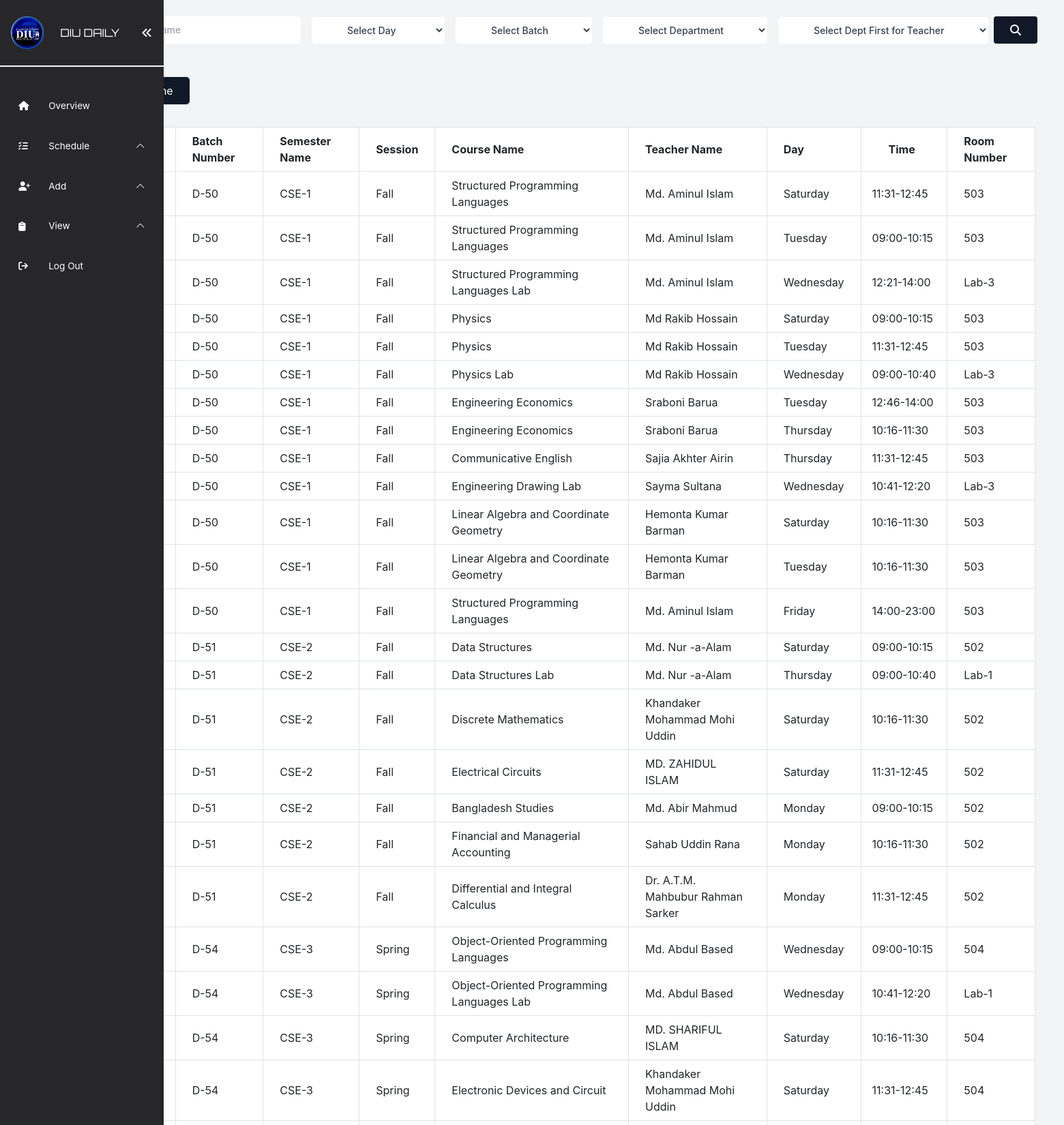
Page /src/admin/routine/show/view.php (upper part) on the committed database.
### tables this page shows
CREATE TABLE `routine` (
  `routine_id` int(11) NOT NULL,
  `course_id` int(11) DEFAULT NULL,
  `day` varchar(20) DEFAULT NULL,
  `start_time` time DEFAULT NULL,
  `room_id` int(11) DEFAULT NULL,
  `teacher_id` int(11) DEFAULT NULL,
  `batch` varchar(50) DEFAULT NULL,
  `semester` varchar(50) DEFAULT NULL,
  `end_time` time DEFAULT NULL,
  `session` varchar(10) NOT NULL
);

CREATE TABLE `batch` (
  `batch_id` int(11) NOT NULL,
  `batch_number` varchar(10) NOT NULL,
  `department_id` int(11) NOT NULL,
  `batch_shift` enum('day','evening') NOT NULL
);

CREATE TABLE `semester` (
  `semester_id` int(11) NOT NULL,
  `semester_name` varchar(50) NOT NULL,
  `department_id` int(11) DEFAULT NULL
);

CREATE TABLE `course` (
  `course_id` int(11) NOT NULL,
  `course_name` varchar(100) NOT NULL,
  `semester_id` int(11) DEFAULT NULL,
  `course_type` varchar(10) NOT NULL,
  `credits` float NOT NULL,
  `course_code` varchar(100) NOT NULL,
  `department_id` int(11) DEFAULT NULL
);

CREATE TABLE `teachers` (
  `teacher_id` int(11) NOT NULL,
  `name` varchar(100) NOT NULL,
  `mobile` varchar(20) NOT NULL,
  `department_id` int(11) NOT NULL,
  `position` varchar(50) NOT NULL,
  `mail` varchar(100) NOT NULL,
  `picture` varchar(255) DEFAULT NULL,
  `password` varchar(255) NOT NULL,
  `token` varchar(255) DEFAULT NULL,
  `expiry` varchar(255) DEFAULT NULL
);

CREATE TABLE `room` (
  `room_id` int(11) NOT NULL,
  `room_number` varchar(50) NOT NULL,
  `room_type` varchar(10) DEFAULT NULL
);

### src/admin/routine/show/view.php (the view, shortened to what this page needs)
<?php
include("../../../../database/config.php");
include("../../../include/adminNavbar.php");
?>
<div class="flex flex-col min-h-screen w-full">
  <div class="flex justify-between my-4">
    <form method="POST" action="" class="flex items-center space-x-4">
      <div class="flex items-center space-x-4">
        <input type="text" id="course_name" name="course_name"
          class="text-gray-700 bg-white hover:bg-gray-100 focus:ring-4 focus:outline-none focus:ring-gray-300 font-medium rounded-lg text-sm px-5 py-2.5"
          placeholder="Course Name">
      </div>
      <div class="flex items-center space-x-4">
        <select id="day" name="day"
          class="text-gray-700 bg-white hover:bg-gray-100 focus:ring-4 focus:outline-none focus:ring-gray-300 font-medium rounded-lg text-sm px-5 py-2.5">
          <option value="">Select Day</option>
        </select>
      </div>
      <div class="flex items-center space-x-4">
        <select id="batch" name="batch"
          class="text-gray-700 bg-white hover:bg-gray-100 focus:ring-4 focus:outline-none focus:ring-gray-300 font-medium rounded-lg text-sm px-5 py-2.5">
          <option value="">Select Batch</option>
        </select>
      </div>
      <div class="flex items-center space-x-4">
        <select id="department_id" name="department_id"
          class="text-gray-700 bg-white hover:bg-gray-100 focus:ring-4 focus:outline-none focus:ring-gray-300 font-medium rounded-lg text-sm px-5 py-2.5">
          <option value="">Select Department</option>
        </select>
      </div>
      <div class="flex items-center space-x-4" id="teacherDropdown">
        <select id="teacher_id" name="teacher_id"
          class="text-gray-700 bg-white hover:bg-gray-100 focus:ring-4 focus:outline-none focus:ring-gray-300 font-medium rounded-lg text-sm px-5 py-2.5">
          <option value="">Select Dept First</option>
        </select>
      </div>
      <button type="submit" value="Search" class="ml-2 bg-gray-900 hover:bg-gray-600 text-white py-2 px-4 rounded"><i
          class="fa fa-search" aria-hidden="true"></i></button>
    </form>
  </div>
  <div class="flex flex-col min-h-screen w-full">
    <div class="flex justify-between mt-4">
      <div>
        <p class="border border-black flex">
          <a href="select.php"
            class="inline-block px-4 py-2 bg-gray-900 text-white rounded-lg hover:bg-gray-600 hover:no-underline">
          </a>
        </p>
      </div>
    </div>
    <div class="container mx-auto py-8">
      <table class="table-auto w-full bg-white">
        <thead>
          <tr>
            <th class="px-4 py-2 border">Routine ID</th>
            <th class="px-4 py-2 border">Batch Number</th>
            <th class="px-4 py-2 border">Semester Name</th>
            <th class="px-4 py-2 border">Session</th>
            <th class="px-4 py-2 border">Course Name</th>
            <th class="px-4 py-2 border">Teacher Name</th>
            <th class="px-4 py-2 border">Day</th>
            <th class="px-10 py-2 border">Time</th>
            <th class="px-4 py-2 border">Room Number</th>
          </tr>
        </thead>
        <tbody>
          <?php
$where = "";
        $sql = "SELECT r.`routine_id`, c.`course_name`, r.`day`, r.`start_time`,
        ro.`room_number`, t.`name` AS 'name', ba.`batch_number`,
        se.`semester_name`, r.`end_time`, r.`session`,
        tea.`mobile`, tea.`department_id`, tea.`position`, tea.`mail`, tea.`picture`
        FROM `routine` r
        JOIN `course` c ON r.`course_id` = c.`course_id`
        JOIN `teachers` t ON r.`teacher_id` = t.`teacher_id`
        JOIN `room` ro ON r.`room_id` = ro.`room_id`
        JOIN `batch` ba ON r.`batch` = ba.`batch_id`
        JOIN `semester` se ON r.`semester` = se.`semester_id`
        JOIN `teachers` tea ON r.`teacher_id` = tea.`teacher_id`
        WHERE 1 $where";
        $result = $conn->query($sql);
        if ($result->num_rows > 0) {
            while ($row = $result->fetch_assoc()) {?>
          <tr>
            <td class="border px-4 py-2"><?php echo $row['routine_id'] ?> </td>
            <td class="border px-4 py-2"><?php echo $row['batch_number'] ?> </td>
            <td class="border px-4 py-2"><?php echo $row['semester_name'] ?> </td>
            <td class="border px-4 py-2"><?php echo $row['session'] ?> </td>
            <td class="border px-4 py-2"><?php echo $row['course_name'] ?> </td>
            <td class="border px-4 py-2"><?php echo $row['name'] ?> </td>
            <td class="border px-4 py-2"><?php echo $row['day'] ?> </td>
            <td class="border px-3 py-2">
              <?php
    $start_time = strtotime($row['start_time']);
    $end_time = strtotime($row['end_time']);
    $formatted_start_time = date('H:i', $start_time);
    $formatted_end_time = date('H:i', $end_time);
    echo $formatted_start_time . '-' . $formatted_end_time;
    ?>
            </td>
            <td class="border px-4 py-2"><?php echo $row['room_number'] ?> </td>
          </tr>
          <?php }
        } else {
            echo "<tr><td colspan='3' class='text-center'>No Routine found.</td></tr>";
        }
        ?>
        </tbody>
      </table>
    </div>
  </div>
</div>
</body>
</html>

### rows in the picture
routine: batch.batch_number "D-50", semester.semester_name "CSE-1", session "Fall", course.course_name "Structured Programming Languages", teacher.name "Md. Aminul Islam", day "Saturday", start_time "11:31", end_time "12:45", room.room_number "503"
routine: batch.batch_number "D-50", semester.semester_name "CSE-1", session "Fall", course.course_name "Structured Programming Languages", teacher.name "Md. Aminul Islam", day "Tuesday", start_time "09:00", end_time "10:15", room.room_number "503"
routine: batch.batch_number "D-50", semester.semester_name "CSE-1", session "Fall", course.course_name "Structured Programming Languages Lab", teacher.name "Md. Aminul Islam", day "Wednesday", start_time "12:21", end_time "14:00", room.room_number "Lab-3"
routine: batch.batch_number "D-50", semester.semester_name "CSE-1", session "Fall", course.course_name "Physics", teacher.name "Md Rakib Hossain", day "Saturday", start_time "09:00", end_time "10:15", room.room_number "503"
routine: batch.batch_number "D-50", semester.semester_name "CSE-1", session "Fall", course.course_name "Physics", teacher.name "Md Rakib Hossain", day "Tuesday", start_time "11:31", end_time "12:45", room.room_number "503"
routine: batch.batch_number "D-50", semester.semester_name "CSE-1", session "Fall", course.course_name "Physics Lab", teacher.name "Md Rakib Hossain", day "Wednesday", start_time "09:00", end_time "10:40", room.room_number "Lab-3"
routine: batch.batch_number "D-50", semester.semester_name "CSE-1", session "Fall", course.course_name "Engineering Economics", teacher.name "Sraboni Barua", day "Tuesday", start_time "12:46", end_time "14:00", room.room_number "503"
routine: batch.batch_number "D-50", semester.semester_name "CSE-1", session "Fall", course.course_name "Engineering Economics", teacher.name "Sraboni Barua", day "Thursday", start_time "10:16", end_time "11:30", room.room_number "503"
routine: batch.batch_number "D-50", semester.semester_name "CSE-1", session "Fall", course.course_name "Communicative English", teacher.name "Sajia Akhter Airin", day "Thursday", start_time "11:31", end_time "12:45", room.room_number "503"
routine: batch.batch_number "D-50", semester.semester_name "CSE-1", session "Fall", course.course_name "Engineering Drawing Lab", teacher.name "Sayma Sultana", day "Wednesday", start_time "10:41", end_time "12:20", room.room_number "Lab-3"
routine: batch.batch_number "D-50", semester.semester_name "CSE-1", session "Fall", course.course_name "Linear Algebra and Coordinate Geometry", teacher.name "Hemonta Kumar Barman", day "Saturday", start_time "10:16", end_time "11:30", room.room_number "503"
routine: batch.batch_number "D-50", semester.semester_name "CSE-1", session "Fall", course.course_name "Linear Algebra and Coordinate Geometry", teacher.name "Hemonta Kumar Barman", day "Tuesday", start_time "10:16", end_time "11:30", room.room_number "503"
routine: batch.batch_number "D-50", semester.semester_name "CSE-1", session "Fall", course.course_name "Structured Programming Languages", teacher.name "Md. Aminul Islam", day "Friday", start_time "14:00", end_time "23:00", room.room_number "503"
routine: batch.batch_number "D-51", semester.semester_name "CSE-2", session "Fall", course.course_name "Data Structures", teacher.name "Md. Nur -a-Alam", day "Saturday", start_time "09:00", end_time "10:15", room.room_number "502"
routine: batch.batch_number "D-51", semester.semester_name "CSE-2", session "Fall", course.course_name "Data Structures Lab", teacher.name "Md. Nur -a-Alam", day "Thursday", start_time "09:00", end_time "10:40", room.room_number "Lab-1"
routine: batch.batch_number "D-51", semester.semester_name "CSE-2", session "Fall", course.course_name "Discrete Mathematics", teacher.name "Khandaker Mohammad Mohi Uddin", day "Saturday", start_time "10:16", end_time "11:30", room.room_number "502"
routine: batch.batch_number "D-51", semester.semester_name "CSE-2", session "Fall", course.course_name "Electrical Circuits", teacher.name "MD. ZAHIDUL ISLAM", day "Saturday", start_time "11:31", end_time "12:45", room.room_number "502"
routine: batch.batch_number "D-51", semester.semester_name "CSE-2", session "Fall", course.course_name "Bangladesh Studies", teacher.name "Md. Abir Mahmud", day "Monday", start_time "09:00", end_time "10:15", room.room_number "502"
routine: batch.batch_number "D-51", semester.semester_name "CSE-2", session "Fall", course.course_name "Financial and Managerial Accounting", teacher.name "Sahab Uddin Rana", day "Monday", start_time "10:16", end_time "11:30", room.room_number "502"
routine: batch.batch_number "D-51", semester.semester_name "CSE-2", session "Fall", course.course_name "Differential and Integral Calculus", teacher.name "Dr. A.T.M. Mahbubur Rahman Sarker", day "Monday", start_time "11:31", end_time "12:45", room.room_number "502"
routine: batch.batch_number "D-54", semester.semester_name "CSE-3", session "Spring", course.course_name "Object-Oriented Programming Languages", teacher.name "Md. Abdul Based", day "Wednesday", start_time "09:00", end_time "10:15", room.room_number "504"
routine: batch.batch_number "D-54", semester.semester_name "CSE-3", session "Spring", course.course_name "Object-Oriented Programming Languages Lab", teacher.name "Md. Abdul Based", day "Wednesday", start_time "10:41", end_time "12:20", room.room_number "Lab-1"
routine: batch.batch_number "D-54", semester.semester_name "CSE-3", session "Spring", course.course_name "Computer Architecture", teacher.name "MD. SHARIFUL ISLAM", day "Saturday", start_time "10:16", end_time "11:30", room.room_number "504"
routine: batch.batch_number "D-54", semester.semester_name "CSE-3", session "Spring", course.course_name "Electronic Devices and Circuit", teacher.name "Khandaker Mohammad Mohi Uddin", day "Saturday", start_time "11:31", end_time "12:45", room.room_number "504"
